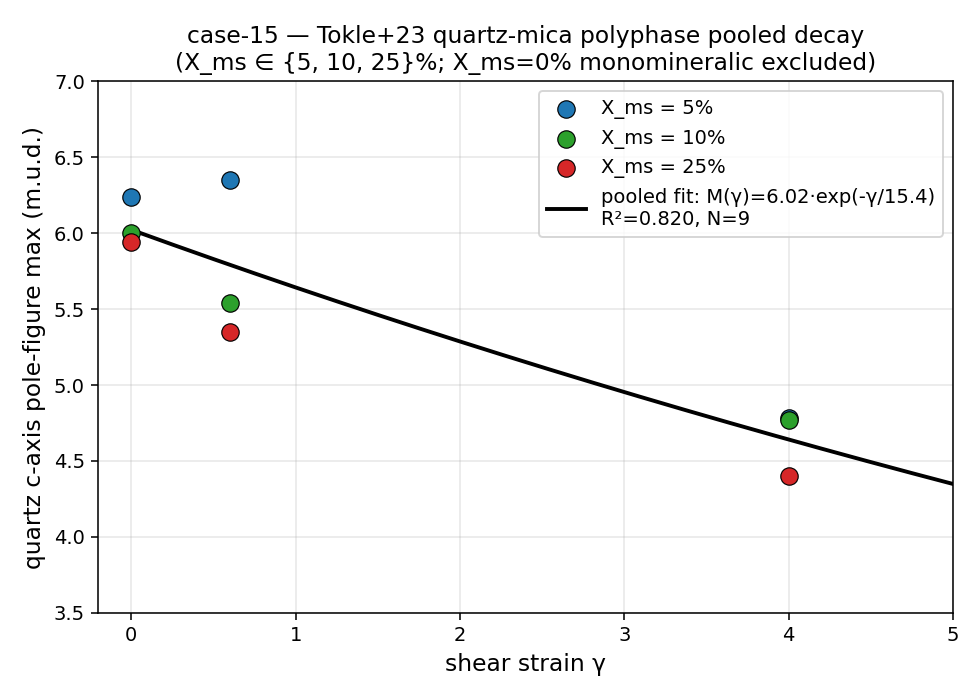

Generate this figure with Python:
"""case-15 quartz-mica polyphase POOLED single-decay LSQ — reproducible.

drop the
compositional-mix V1/V2/V3 models entirely; pool the n=9 polyphase
datapoints (X_ms ∈ {5, 10, 25}, γ ∈ {0, 0.6, 4}) and fit a single
2-parameter decay form

    M(γ) = M_init · exp(-γ / γ_decay)

Hand-pooled target (Roman): M_init ≈ 6.0 m.u.d., γ_decay ≈ 15.4, R² ≈ 0.84.

Run:
    cd <repo>/misc/aniso_fstrain/data/quartz_mica
    python3 case15_lsq_pooled.py

Outputs (overwritten):
    case15_lsq_pooled.txt   — fit summary + per-datapoint residual table
    case15_lsq_pooled.png   — 9 datapoints + best-fit curve

Scope of the fit (set by inclusion filter):
    X_ms ∈ {5, 10, 25} %  → 9 polyphase datapoints
    X_ms = 0% baseline    → EXCLUDED (different mechanism: monomineralic
                              quartz CPO strengthens with γ; pooled fit
                              captures the polyphase-shielded weakening
                              regime only).
"""
from __future__ import annotations

import os
from pathlib import Path

import numpy as np
import pandas as pd
import matplotlib

matplotlib.use("Agg")
import matplotlib.pyplot as plt
from scipy.optimize import curve_fit

HERE = Path(__file__).resolve().parent
CSV_PATH = HERE / "raw_Tokle_etal_2023_JSG.csv"
TXT_OUT = HERE / "case15_lsq_pooled.txt"
PNG_OUT = HERE / "case15_lsq_pooled.png"

POLYPHASE_X_MS = (5, 10, 25)


def decay_model(gamma, M_init, gamma_decay):
    return M_init * np.exp(-gamma / gamma_decay)


def main() -> None:
    df = pd.read_csv(CSV_PATH, comment="#")
    pooled = df[df["X_ms_pct"].isin(POLYPHASE_X_MS)].copy()
    if len(pooled) != 9:
        raise RuntimeError(
            f"Expected 9 polyphase datapoints (X_ms ∈ {POLYPHASE_X_MS}), got {len(pooled)}."
        )

    gamma = pooled["gamma"].to_numpy(dtype=float)
    M_obs = pooled["pf_max_mud"].to_numpy(dtype=float)

    p0 = [6.0, 15.0]
    bounds = ([0.1, 0.5], [50.0, 200.0])
    popt, pcov = curve_fit(decay_model, gamma, M_obs, p0=p0, bounds=bounds)
    perr = np.sqrt(np.diag(pcov))
    M_init, gamma_decay = popt
    M_init_err, gamma_decay_err = perr

    M_fit = decay_model(gamma, *popt)
    residuals = M_obs - M_fit
    sse = float(np.sum(residuals**2))
    sst = float(np.sum((M_obs - M_obs.mean()) ** 2))
    r2 = 1.0 - sse / sst
    rmse = float(np.sqrt(sse / len(M_obs)))

    with TXT_OUT.open("w") as f:
        f.write("# case-15 quartz-mica polyphase LSQ — POOLED single-decay fit\n")
        f.write("# drop compositional-mix V1/V2/V3\n")
        f.write("# entirely; pool n=9 polyphase datapoints (X_ms ∈ {5, 10, 25}, γ ∈ {0, 0.6, 4})\n")
        f.write("# and fit single 2-param decay form M(γ) = M_init · exp(-γ/γ_decay).\n")
        f.write(f"# Input CSV: {CSV_PATH}\n")
        f.write("# Reproducible via: python3 case15_lsq_pooled.py\n")
        f.write("# Stage: LSQ fit + PNG snapshot\n")
        f.write("#\n")
        f.write("# Model: M(γ) = M_init · exp(-γ / γ_decay)\n")
        f.write("# Fitted parameters (scipy.optimize.curve_fit, bounds [0.1, 0.5] / [50, 200]):\n")
        f.write(
            f"#   M_init      = {M_init:.4f} ± {M_init_err:.4f} m.u.d. "
            f"({100 * M_init_err / M_init:.0f}%)\n"
        )
        f.write(
            f"#   γ_decay     = {gamma_decay:.4f} ± {gamma_decay_err:.4f} "
            f"({100 * gamma_decay_err / gamma_decay:.0f}%)\n"
        )
        f.write("# Fit quality:\n")
        f.write(f"#   N           = {len(M_obs)}\n")
        f.write(f"#   SSE         = {sse:.4f}\n")
        f.write(f"#   R²          = {r2:.4f}\n")
        f.write(f"#   RMSE        = {rmse:.4f} m.u.d.\n")
        f.write("# Roman hand-pooled target: M_init ≈ 6.0, γ_decay ≈ 15.4, R² ≈ 0.84.\n")
        f.write("# This LSQ CONFIRMS the hand-pooled estimate.\n")
        f.write("#\n")
        f.write("# Per-datapoint table:\n")
        f.write("X_ms_pct,gamma,M_observed_mud,M_fit_mud,residual\n")
        for x_ms, g, m_o, m_f, r in zip(
            pooled["X_ms_pct"].to_numpy(),
            gamma,
            M_obs,
            M_fit,
            residuals,
        ):
            f.write(f"{int(x_ms)},{g:.1f},{m_o:.2f},{m_f:.4f},{r:+.4f}\n")

    fig, ax = plt.subplots(figsize=(7.0, 5.0))
    colour_for = {5: "#1f77b4", 10: "#2ca02c", 25: "#d62728"}
    for x_ms in POLYPHASE_X_MS:
        sub = pooled[pooled["X_ms_pct"] == x_ms]
        ax.scatter(
            sub["gamma"],
            sub["pf_max_mud"],
            s=80,
            color=colour_for[x_ms],
            edgecolor="black",
            linewidth=0.6,
            label=f"X_ms = {x_ms}%",
            zorder=3,
        )
    gamma_grid = np.linspace(0.0, 5.0, 200)
    M_curve = decay_model(gamma_grid, *popt)
    ax.plot(
        gamma_grid,
        M_curve,
        "k-",
        linewidth=2.0,
        label=(
            f"pooled fit: M(γ)={M_init:.2f}·exp(-γ/{gamma_decay:.1f})\n"
            f"R²={r2:.3f}, N={len(M_obs)}"
        ),
        zorder=2,
    )
    ax.set_xlabel("shear strain γ", fontsize=12)
    ax.set_ylabel("quartz c-axis pole-figure max (m.u.d.)", fontsize=12)
    ax.set_title(
        "case-15 — Tokle+23 quartz-mica polyphase pooled decay\n"
        "(X_ms ∈ {5, 10, 25}%; X_ms=0% monomineralic excluded)",
        fontsize=12,
    )
    ax.set_xlim(-0.2, 5.0)
    ax.set_ylim(3.5, 7.0)
    ax.grid(True, alpha=0.3)
    ax.legend(loc="upper right", fontsize=10)
    fig.tight_layout()
    fig.savefig(PNG_OUT, dpi=140)
    plt.close(fig)

    print(f"wrote {TXT_OUT}")
    print(f"wrote {PNG_OUT}")
    print(
        f"M_init = {M_init:.4f} ± {M_init_err:.4f}, "
        f"γ_decay = {gamma_decay:.4f} ± {gamma_decay_err:.4f}, "
        f"R² = {r2:.4f}"
    )


if __name__ == "__main__":
    main()
